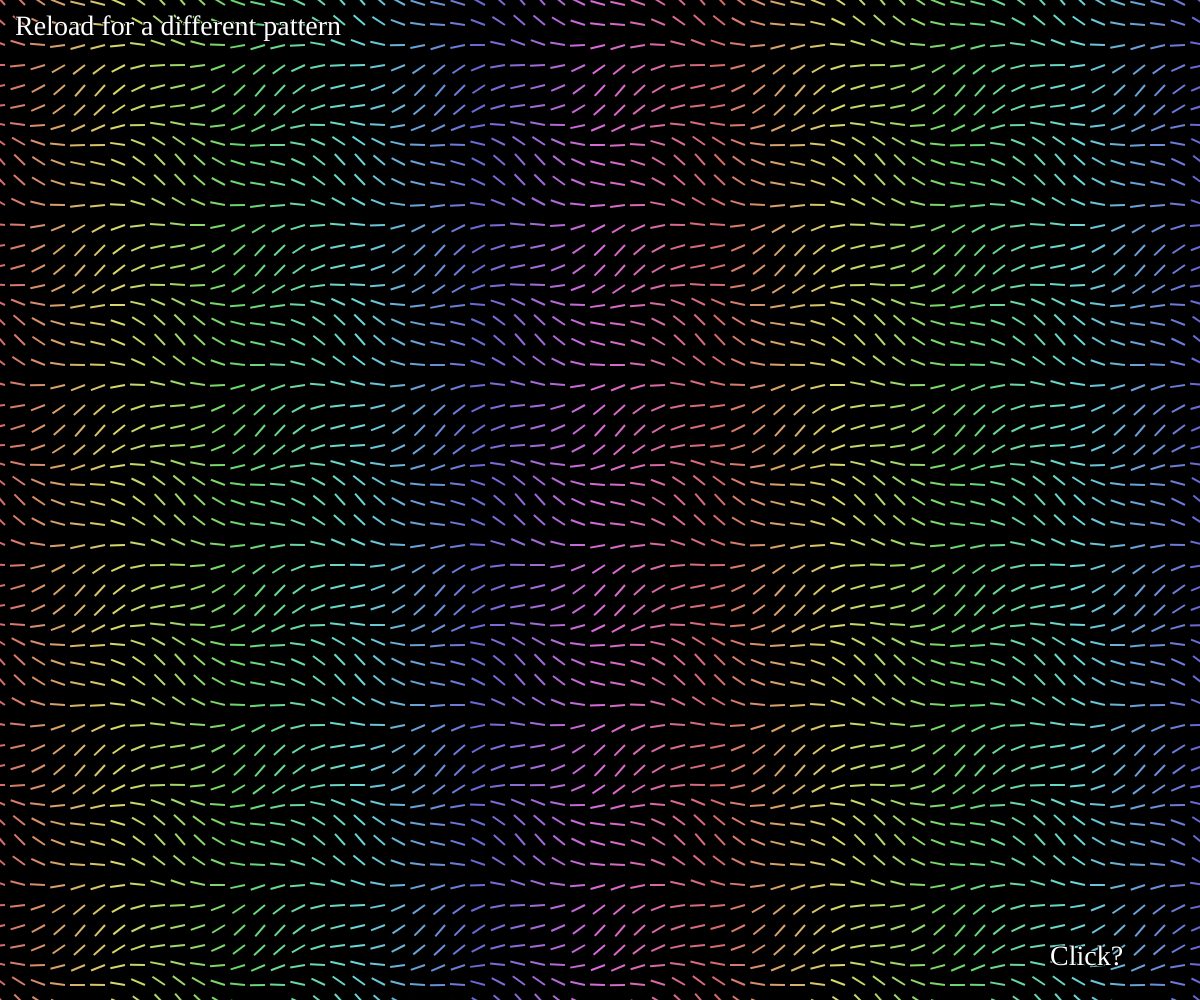
Frame 1 (no input)
Frame 60 (no input): identical to frame 1, image omitted
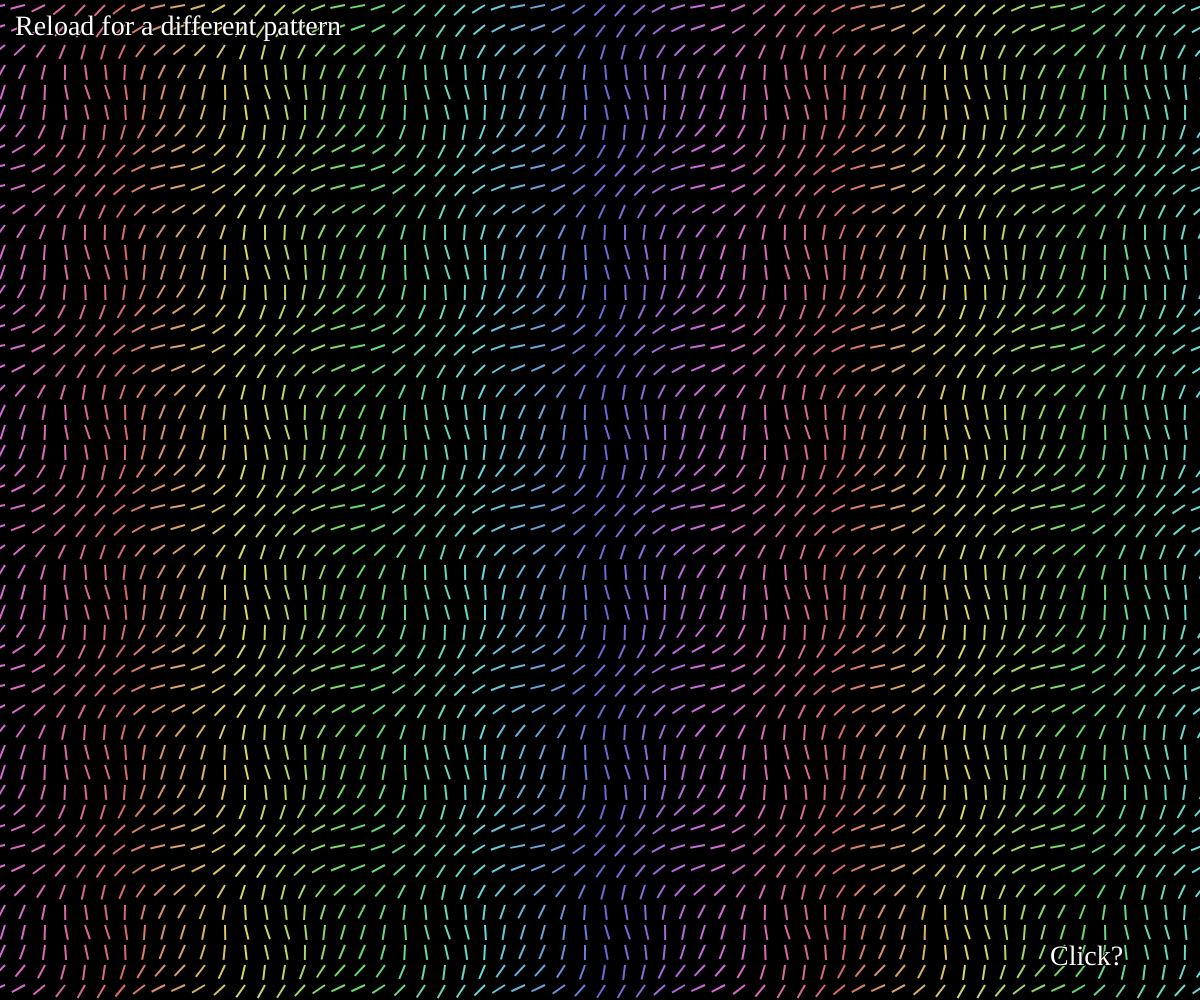
Frame 120 (the mouse pressed at the canvas centre since frame 60)

The p5.js sketch that drew these frames (run headless with seeded random() and noise() and a simulated clock; from frame 60 on, the mouse is pressed at the canvas centre):

// p5.js sketch
// ── sketch.js
var last;
var colorz = 0;
const l = 15;
const r = 20;

function setup() {
    createCanvas(windowWidth, windowHeight);
    strokeWeight(l / 7.5)
    strokeCap(SQUARE);
    textSize(28);
    textFont('Verdana');


    var b = random();
    var c = random();
    var d = random();
    var e = random();
    last = new Array(Math.floor(width / r) + 1);
    for (let i = 0; i < (width / r) + 1; i++) {
        last[i] = new Array(Math.floor(height / r) + 1);
        for (let j = 0; j < (height / r) + 1; j++) {
            last[i][j] = (((cos(i * b) * c + cos(j * d) * e) / 4) + 0.5) * 360
        }
    }
}

function draw() {
    background(0);
    var mod, ra;
    colorMode(HSL);
    mouseIsPressed ? colorz += 5 : null;
    for (let i = 0; i < (width / r) + 1; i++) {
        stroke((colorz + (i * 10)) % 360, 58, 63);
        for (let j = 0; j < (height / r) + 1; j++) {
            mouseIsPressed ? ra = ((last[i][j] += 5) / 180) * Math.PI : ra = ((last[i][j]) / 180) * Math.PI;
            mod = [cos(ra) * l, sin(ra) * l];
            line((i * r) + 5, (j * r) + 5, (i * r) + 5 + mod[0], (j * r) + 5 + mod[1])
        }
    }
    stroke(0);
    fill(255);
    text('Reload for a different pattern', 15, 35);
    text('Click?', width - 150, height - 35);
}
